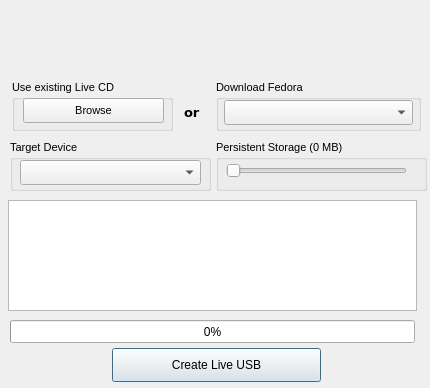
<ui version="4.0" >
 <class>Dialog</class>
 <widget class="QDialog" name="Dialog" >
  <property name="geometry" >
   <rect>
    <x>0</x>
    <y>0</y>
    <width>430</width>
    <height>388</height>
   </rect>
  </property>
  <property name="sizePolicy" >
   <sizepolicy vsizetype="Fixed" hsizetype="Fixed" >
    <horstretch>0</horstretch>
    <verstretch>0</verstretch>
   </sizepolicy>
  </property>
  <property name="windowTitle" >
   <string>Ekaaty LiveUSB Creator</string>
  </property>
  <widget class="QPushButton" name="startButton" >
   <property name="enabled" >
    <bool>true</bool>
   </property>
   <property name="geometry" >
    <rect>
     <x>112</x>
     <y>348</y>
     <width>209</width>
     <height>34</height>
    </rect>
   </property>
   <property name="whatsThis" >
    <string>This button will begin the LiveUSB creation process.  This entails optionally downloading a release (if an existing one wasn't selected),  extracting the ISO to the USB device, creating the persistent overlay, and installing the bootloader.</string>
   </property>
   <property name="text" >
    <string>Create Live USB</string>
   </property>
  </widget>
  <widget class="QTextEdit" name="textEdit" >
   <property name="geometry" >
    <rect>
     <x>8</x>
     <y>200</y>
     <width>409</width>
     <height>111</height>
    </rect>
   </property>
   <property name="font" >
    <font>
     <pointsize>8</pointsize>
    </font>
   </property>
   <property name="whatsThis" >
    <string>This is the status console, where all messages get written to.</string>
   </property>
   <property name="readOnly" >
    <bool>true</bool>
   </property>
  </widget>
  <widget class="QProgressBar" name="progressBar" >
   <property name="geometry" >
    <rect>
     <x>10</x>
     <y>320</y>
     <width>405</width>
     <height>23</height>
    </rect>
   </property>
   <property name="whatsThis" >
    <string>This is the progress bar that will indicate how far along in the LiveUSB creation process you are</string>
   </property>
   <property name="value" >
    <number>0</number>
   </property>
   <property name="textVisible" >
    <bool>true</bool>
   </property>
  </widget>
  <widget class="QGroupBox" name="downloadGroup" >
   <property name="geometry" >
    <rect>
     <x>216</x>
     <y>80</y>
     <width>205</width>
     <height>51</height>
    </rect>
   </property>
   <property name="font" >
    <font>
     <pointsize>8</pointsize>
    </font>
   </property>
   <property name="whatsThis" >
    <string>If you do not select an existing Live CD, the selected release will be downloaded for you.</string>
   </property>
   <property name="title" >
    <string>Download Fedora</string>
   </property>
   <widget class="QComboBox" name="downloadCombo" >
    <property name="geometry" >
     <rect>
      <x>8</x>
      <y>20</y>
      <width>189</width>
      <height>25</height>
     </rect>
    </property>
   </widget>
  </widget>
  <widget class="QLabel" name="label_2" >
   <property name="geometry" >
    <rect>
     <x>184</x>
     <y>100</y>
     <width>23</width>
     <height>24</height>
    </rect>
   </property>
   <property name="font" >
    <font>
     <family>Verdana</family>
     <pointsize>10</pointsize>
     <weight>75</weight>
     <bold>true</bold>
    </font>
   </property>
   <property name="text" >
    <string>or</string>
   </property>
  </widget>
  <widget class="QGroupBox" name="groupBox" >
   <property name="geometry" >
    <rect>
     <x>12</x>
     <y>80</y>
     <width>161</width>
     <height>51</height>
    </rect>
   </property>
   <property name="font" >
    <font>
     <pointsize>8</pointsize>
    </font>
   </property>
   <property name="whatsThis" >
    <string>This button allows you to browse for an existing Live CD ISO that you have previously downloaded.  If you do not select one, a release will be downloaded for you automatically.</string>
   </property>
   <property name="title" >
    <string>Use existing Live CD</string>
   </property>
   <widget class="QPushButton" name="isoBttn" >
    <property name="geometry" >
     <rect>
      <x>11</x>
      <y>18</y>
      <width>141</width>
      <height>25</height>
     </rect>
    </property>
    <property name="text" >
     <string>Browse</string>
    </property>
    <property name="shortcut" >
     <string>Alt+B</string>
    </property>
   </widget>
  </widget>
  <widget class="QGroupBox" name="groupBox_2" >
   <property name="geometry" >
    <rect>
     <x>10</x>
     <y>140</y>
     <width>201</width>
     <height>51</height>
    </rect>
   </property>
   <property name="font" >
    <font>
     <pointsize>8</pointsize>
    </font>
   </property>
   <property name="whatsThis" >
    <string>This is the USB stick that you want to install your Live CD on.  This device must be formatted with the FAT filesystem.</string>
   </property>
   <property name="title" >
    <string>Target Device</string>
   </property>
   <widget class="QComboBox" name="driveBox" >
    <property name="geometry" >
     <rect>
      <x>10</x>
      <y>20</y>
      <width>181</width>
      <height>25</height>
     </rect>
    </property>
    <property name="editable" >
     <bool>false</bool>
    </property>
    <property name="insertPolicy" >
     <enum>QComboBox::InsertAtTop</enum>
    </property>
    <property name="duplicatesEnabled" >
     <bool>false</bool>
    </property>
   </widget>
  </widget>
  <widget class="QGroupBox" name="overlayTitle" >
   <property name="geometry" >
    <rect>
     <x>216</x>
     <y>140</y>
     <width>211</width>
     <height>51</height>
    </rect>
   </property>
   <property name="font" >
    <font>
     <pointsize>8</pointsize>
    </font>
   </property>
   <property name="whatsThis" >
    <string comment="comment!" >By allocating extra space on your USB stick for a persistent overlay, you will be able to store data and make permanent modifications to your live operating system.  Without it, you will not be able to save data that will persist after a reboot.</string>
   </property>
   <property name="title" >
    <string>Persistent Storage (0 MB)</string>
   </property>
   <widget class="QSlider" name="overlaySlider" >
    <property name="geometry" >
     <rect>
      <x>10</x>
      <y>20</y>
      <width>181</width>
      <height>21</height>
     </rect>
    </property>
    <property name="maximum" >
     <number>2047</number>
    </property>
    <property name="orientation" >
     <enum>Qt::Horizontal</enum>
    </property>
    <property name="tickPosition" >
     <enum>QSlider::NoTicks</enum>
    </property>
   </widget>
  </widget>
  <widget class="QLabel" name="label" >
   <property name="geometry" >
    <rect>
     <x>0</x>
     <y>0</y>
     <width>431</width>
     <height>72</height>
    </rect>
   </property>
   <property name="text" >
    <string/>
   </property>
   <property name="pixmap" >
    <pixmap resource="resources.qrc" >:/liveusb-header.png</pixmap>
   </property>
  </widget>
 </widget>
 <resources>
  <include location="resources.qrc" />
 </resources>
 <connections/>
</ui>
